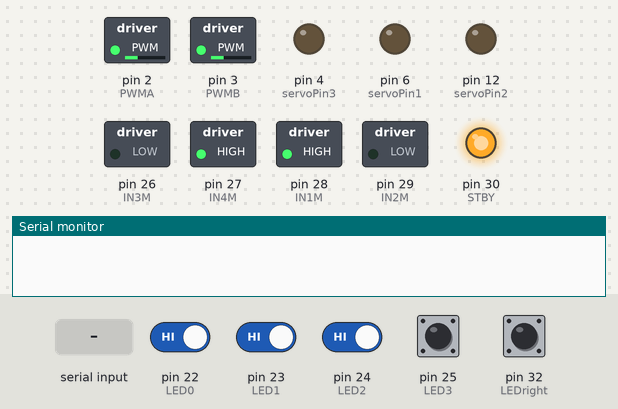
Bench run of a sketch on a simulated Arduino Mega 2560, built with avr-gcc and run on an emulated ATmega2560. Parts: switched loads named in the sketch (green lamp = pin HIGH), output pins drawn as LEDs (lit = HIGH), the last lines printed to the serial monitor. Inputs (shaded band) come from the test bench; at power-on: pin 22 (LED0), pin 23 (LED1), pin 24 (LED2), pin 25 (LED3), pin 32 (LEDright) HIGH.

Above: at 1.9 s.
2.0 s: "1" received over the second serial link
At 2.7 s:
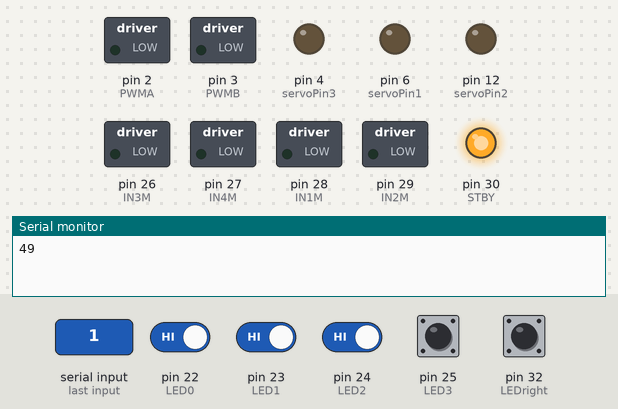
8.0 s: pin 22 (LED0) driven LOW
11.0 s: pin 24 (LED2) driven LOW
At 11.5 s:
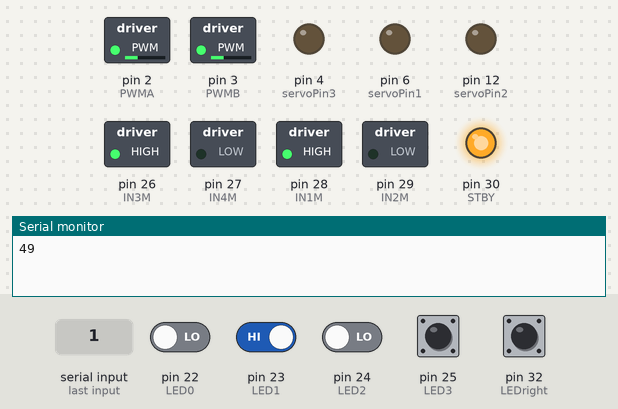
12.5 s: pin 23 (LED1) driven LOW
At 13.1 s:
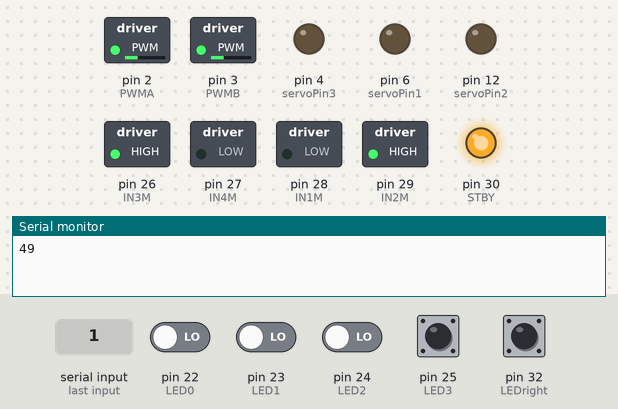
14.0 s: pin 23 (LED1) driven HIGH
At 14.3 s:
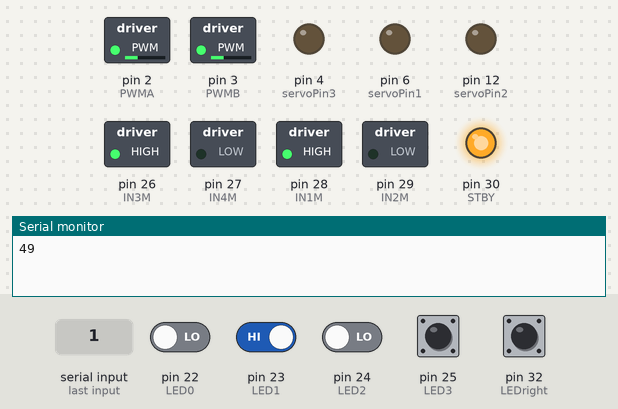
15.5 s: pin 22 (LED0) driven HIGH
At 16.6 s:
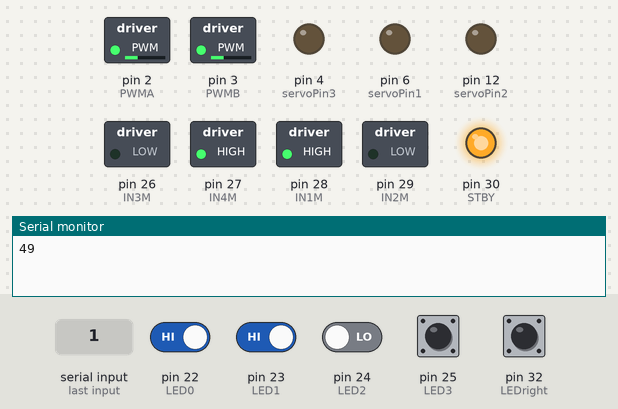
Timing chart, 0 to 18.0 s (numbered marks = the images above; inputs shaded):
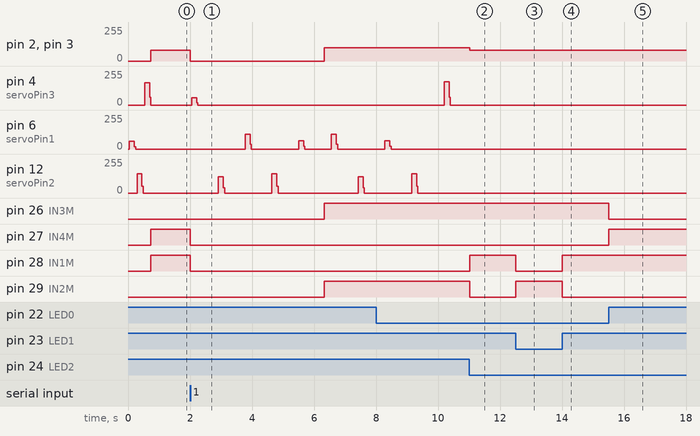

The sketch:

car.ino
```cpp
#include <FlexiTimer2.h>
#include <SoftwareSerial.h>

#define NOP do { __asm__ __volatile__ ("nop"); } while (0)
#define LED0 22
#define LED1 23
#define LED2 24
#define LED3 25
#define LEDright 32
#define IN1M 28  //左轮
#define IN2M 29
#define IN3M 26  //右轮
#define IN4M 27
#define STBY 30
#define PWMA 2   //左轮
#define PWMB 3  //右轮
#define servoPin1 6   //爪子伸缩  90-30
#define servoPin2 12   //爪子开合 100开-140关
#define servoPin3 4   //云台  30-170
#define myTx 11    //软串口
#define myRx 10
#define velocity1 80
#define velocity2 20
#define velocity3 100

SoftwareSerial mySerial(myRx, myTx); // RX, TX
//1ms跳一次中断
const int INTERVAL = 5;
//接收灰度信息
int value_1 = 0;
int value_2 = 0;
int value_3 = 0;
int value_4 = 0;
int value_right = 0;
//中断标识符
int temp = 0;
//舵机闭合角度
int close_servo = 0;

//延时函数
void delay1()//自制软件延时1ms
{
  for(int j=0;j<1985;j++) NOP;
}
void delay_(int ms)//自制软件延时
{
  for(int i=0; i<ms; i++)
  {
     for(int j=0;j<1985;j++) NOP;
  }
}

void servo(int Pin, int angle)
{ //定义一个脉冲函数
  //发送50个脉冲
  for(int i=0;i<50;i++){
    int pulsewidth = (angle * 11) + 500; //将角度转化为500-2480的脉宽值
    digitalWrite(Pin, HIGH);   //将舵机接口电平至高
    delayMicroseconds(pulsewidth);  //延时脉宽值的微秒数
    digitalWrite(Pin, LOW);    //将舵机接口电平至低
    delayMicroseconds(20000 - pulsewidth);
  }
  delay_(100); //可能要删掉
}
//******爪子部分start*****//
void catch_block(int c)//抓取物块
{
  servo(servoPin3,25);//云台旋到物块一侧
  delay_(1000);
  servo(servoPin2,110);//打开爪子
  delay_(1000);
  servo(servoPin1,95);//伸出爪子
  delay_(1000);
  c=140;
  servo(servoPin2,c);//关上爪子
  delay_(1000);
  servo(servoPin1,35);//回收爪子
  delay_(1000);
  //servo(servoPin3,179);//云台旋到放置物块一侧
  go_right(velocity3);
  delay_(300);
}
void put_block()//放置物块
{
  servo(servoPin1,95);//伸出爪子
  delay_(1000);
  servo(servoPin2,110);//打开爪子
  delay_(1000);
  servo(servoPin1,35);//回收爪子
  delay_(1000);
  servo(servoPin2,140);//关上爪子
  delay_(1000);
  go_right(velocity3);
  delay_(300);
  servo(servoPin3,179);
  delay_(1000);
}
//******爪子部分end******//

//********运动控制start********//
void rotate_right(int v)//顺时针自旋
{
  digitalWrite(IN1M, 1);//左轮
  digitalWrite(IN2M, 0);
  analogWrite(PWMA, v);
  digitalWrite(IN3M, 0);//右轮
  digitalWrite(IN4M, 1);
  analogWrite(PWMB, v);
}
void go_stop()
{
  digitalWrite(IN1M, 0);//左轮
  digitalWrite(IN2M, 0);
  analogWrite(PWMA, 0);
  digitalWrite(IN3M, 0);//右轮
  digitalWrite(IN4M, 0);
  analogWrite(PWMB, 0);
}
void go_straight(int v)//直行
{
  digitalWrite(IN1M, 1);//左轮
  digitalWrite(IN2M, 0);
  analogWrite(PWMA, v);
  digitalWrite(IN3M, 1);//右轮
  digitalWrite(IN4M, 0);
  analogWrite(PWMB, v);
}
void go_left(int v)//右转
{
  digitalWrite(IN1M, 1);//左轮
  digitalWrite(IN2M, 0);
  analogWrite(PWMA, v);
  digitalWrite(IN3M, 0);//右轮
  digitalWrite(IN4M, 1);
  analogWrite(PWMB, v);
}
void go_right(int v)//左转
{
  digitalWrite(IN1M, 0);//左轮
  digitalWrite(IN2M, 1);
  analogWrite(PWMA, v);
  digitalWrite(IN3M, 1);//右轮
  digitalWrite(IN4M, 0);
  analogWrite(PWMB, v);
}
void motor_control(int value1,int value2,int value3,int value4,int value_right)//逻辑寻线
{
  //黑线高电平，白色低电平
  if(value_1==0&&value_2==0&&value_3==0) {
    go_right(velocity1);
  }
  else
  {
    if(value1==1){
      go_left(velocity1);
    }
    else if(value3==1) {
      go_right(velocity1);
    }
    else if(value1==0&&value3==0) {
      go_straight(velocity1);
    }
  }
}
//********运动控制end********//

void interrupt_fun()
{
  if(temp==0)//标识符为0，一直循线
  {
    value_1 = digitalRead(LED0);   // read the input pin //digitalWrite(IN3M, 0);//反转
    value_2 = digitalRead(LED1);   // read the input pin //digitalWrite(IN4M, 1);
    value_3 = digitalRead(LED2);   // read the input pin //analogWrite(PWMB, velocity);
    value_4 = digitalRead(LED3);   // read the input pin //digitalWrite(IN1M, 0);//反转
    value_right = digitalRead(LEDright);
    //Serial.println(value_1);
    motor_control(value_1,value_2,value_3,value_4,value_right);
    temp=2;
  }
  //抓取圆柱部分start
  if(temp==1)
  {
    FlexiTimer2::stop();
    catch_block(close_servo);
    put_block();
    temp=0;
    close_servo=0;
    while(mySerial.available())
    {Serial.println(mySerial.read()); }
    //mySerial.print(3);
    FlexiTimer2::start();
  }
  //抓取圆柱部分end
  if(temp==2)//标识符为2，获取摄像头数据
  {
    int value_cam=0;
    /*if(mySerial.available())
    {
      value_cam=(int)mySerial.read();
      //Serial.println(value_cam);
    }*/
    if(mySerial.available())
    {
      value_cam=(int)mySerial.read();
      Serial.println(value_cam);
    }
    //检测到圆，停下进行抓取
      /*if(value_cam==49)
      {
        go_stop();
        close_servo=115;
        temp=1;
      }
      else if(value_cam==50)
      {
        go_stop();
        close_servo=110;
        temp=1;
      }
      else if(value_cam==51)
      {
        go_stop();
        close_servo=105;
        temp=1;
      }
      else if(value_cam==52)
      {
        go_stop();
        close_servo=100;
        temp=1;
      }*/
      if(value_cam!=0)
      {
        go_stop();
        close_servo=135;
        temp=1;
      }
      else
        temp=0;
  }
}

void setup() {
  // put your setup code here, to run once:
  Serial.begin(115200);
  mySerial.begin(115200);
  //读取灰度信息
  pinMode(LED0, INPUT);
  pinMode(LED1, INPUT);
  pinMode(LED2, INPUT);
  pinMode(LED3, INPUT);
  pinMode(LEDright, INPUT);
  //舵机控制引脚
  pinMode(servoPin1, OUTPUT);//控制舵机伸缩
  servo(servoPin1,30);//复位
  pinMode(servoPin2, OUTPUT);//控制爪子开合
  servo(servoPin2,140);//复位
  pinMode(servoPin3, OUTPUT);//控制云台旋转
  servo(servoPin3,170);//复位
  //电机驱动引脚
  pinMode(IN1M, OUTPUT);//控制左电机1的方向，01为正转，10为反转
  pinMode(IN2M, OUTPUT);
  pinMode(IN3M, OUTPUT);//控制右电机2的方向，01为正转，10为反转
  pinMode(IN4M, OUTPUT);
  pinMode(PWMA, OUTPUT);//左电机PWM
  pinMode(PWMB, OUTPUT);//右电机PWM
  pinMode(STBY, OUTPUT);//驱动模块使能
  //初始化电机驱动模块
  digitalWrite(IN1M, 1);
  digitalWrite(IN2M, 0);
  digitalWrite(IN3M, 1);
  digitalWrite(IN4M, 0);
  digitalWrite(STBY, 1);
  analogWrite(PWMA, 0);
  analogWrite(PWMB, 0);
  FlexiTimer2::set(INTERVAL,interrupt_fun);//设置中断
  FlexiTimer2::start();//开启中断
}

void loop() {
  // put your main code here, to run repeatedly:
  /*{
    servo(servoPin1,30);
    //最近30,最远100//Pin1
    //最宽65,最窄100/Pin2
    delay(100);
  }*/
  /*for(int i=0;i<100;i++)
  { servo(servoPin3,i);//打开爪子
    delay(1000);
  }*/

  //Pin 1:20-90
  //Pin 3:30-170

 // delay(1000)
  //delay(1000);
          //直走
         //rotate_right(velocity1);
          //go_straight(velocity1);
          //servo(servoPin3,10);//云台旋到放置物块一侧
          //servo(servoPin2,110);//关上爪子
          //servo(servoPin1,95);//回收爪子
        /*catch_block(140);
    delay_(300);
    put_block();*/
    /*int value_cam=0;
    if(mySerial.available())
    {
      go_straight(velocity1);
      value_cam=(int)mySerial.read();
      Serial.println(value_cam);
    }*/
}
```

Measured:
- after the input at 2.0 s, pin 2 (PWMA), pin 3 (PWMB): 80/255 → 0/255 at once, → 100/255 4.3 s later; pin 4 (servoPin3): 0/255 → 55/255 after 0.05 s, → 0/255 0.16 s later; pin 26 (IN3M), pin 29 (IN2M): LOW → HIGH after 4.3 s; pin 27 (IN4M), pin 28 (IN1M): HIGH → LOW at once
- after the input at 11.0 s, pin 28 (IN1M): LOW → HIGH at once; pin 29 (IN2M): HIGH → LOW at once
- after the input at 12.5 s, pin 28 (IN1M): HIGH → LOW at once; pin 29 (IN2M): LOW → HIGH at once
- after the input at 14.0 s, pin 28 (IN1M): LOW → HIGH at once; pin 29 (IN2M): HIGH → LOW at once
- after the input at 15.5 s, pin 26 (IN3M): HIGH → LOW at once; pin 27 (IN4M): LOW → HIGH at once
